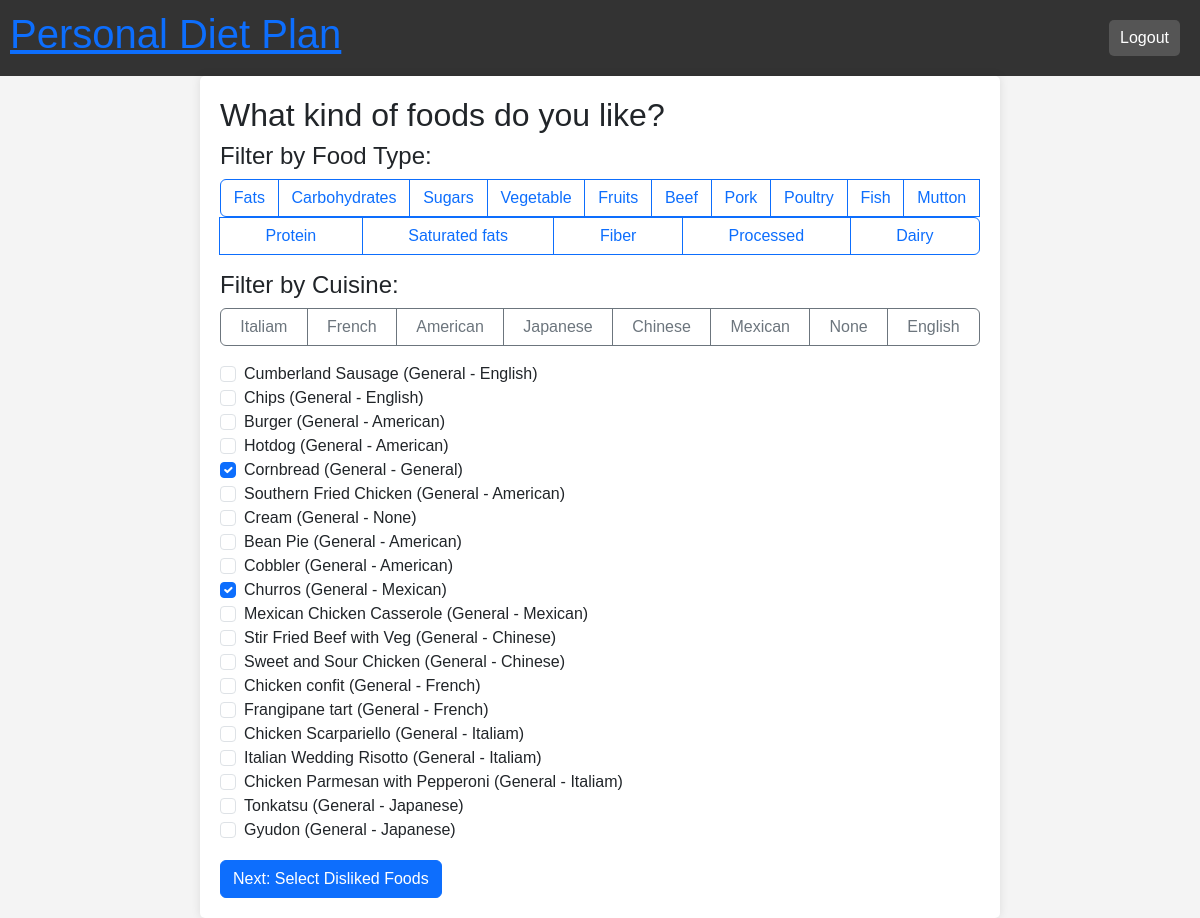
The page /liked-foods/?filter_type=Fats (signed in) on the database its author committed.
### webapp/models.py (models this page shows, shortened)
class FoodCategory(models.Model):
    name = models.CharField(max_length=50, unique=True)

class Cuisine(models.Model):
    name = models.CharField(max_length=50, unique=True)

class Food(models.Model):
    name = models.CharField(max_length=100, unique=True)
    food_types = models.ManyToManyField(FoodCategory, blank=True)
    cuisine = models.ForeignKey(Cuisine, on_delete=models.SET_NULL, null=True, blank=True)
    flavor_profile = models.ManyToManyField(FlavorProfile, blank=True);
    texture_profile = models.ManyToManyField(TextureProfile, blank=True);

class UserFoodSelection(models.Model):
    user = models.OneToOneField(User, on_delete=models.CASCADE, null=True)
    liked_foods = models.ManyToManyField(Food, blank=True, related_name="liked_by_users")
    disliked_foods = models.ManyToManyField(Food, blank=True, related_name="disliked_by_users")
    allergy = models.ManyToManyField(Allergy, blank=True, related_name="user_allergy")
    dietary_requirement = models.ManyToManyField(DietaryRequirement, blank=True, related_name="user_dietary_requirement")
    health_goals = models.ManyToManyField(HealthGoals, blank=True, related_name="user_health_goal")

### webapp/views.py (the view)
# urls.py: path("liked-foods/", views.liked_foods, name="liked_foods"),
@login_required
def liked_foods(request):
    foods = Food.objects.all()
    categories = FoodCategory.objects.all()
    cuisines = Cuisine.objects.all()
    user_selection, created = UserFoodSelection.objects.get_or_create(user=request.user)
    food_type = request.GET.get("filter_type")
    cuisine = request.GET.get("filter_cuisine")
    if food_type:
        foods = foods.filter(food_types__name=food_type)
    if cuisine:
        foods = foods.filter(cuisine__name=cuisine)
    if request.method == "POST":
        selected_food_ids = request.POST.getlist("foods")
        user_selection.liked_foods.set(selected_food_ids)
        return redirect("disliked_foods")
    return render(request, "liked_foods.html", {
        "foods": foods,
        "user_selection": user_selection,
        "categories": categories,
        "cuisines": cuisines
    })

### webapp/templates/liked_foods.html (shortened to what this page needs)
{% extends "base.html" %}
{% block content %}
<h2>What kind of foods do you like?</h2>
<h4>Filter by Food Type:</h4>
<div class="d-flex flex-wrap btn-group mb-3">
    {% for category in categories %}
        <a href="?filter_type={{ category.name }}" class="btn btn-outline-primary">{{ category.name }}</a>
    {% endfor %}
</div>
<h4>Filter by Cuisine:</h4>
<div class="d-flex flex-wrap btn-group mb-3">
    {% for cuisine in cuisines %}
        <a href="?filter_cuisine={{ cuisine.name }}" class="btn btn-outline-secondary">{{ cuisine.name }}</a>
    {% endfor %}
</div>
<form method="POST">
    <div class="form-check">
        {% for food in foods %}
            <input class="form-check-input" type="checkbox" name="foods" value="{{ food.id }}" id="food{{ food.id }}"
                {% if food in user_selection.liked_foods.all %}checked{% endif %}>
            <label class="form-check-label" for="food{{ food.id }}">
                {{ food.name }} ({{ food.food_type.name|default:"General" }} - {{ food.cuisine.name|default:"General" }})
            </label><br>
        {% endfor %}
    </div>
    <button type="submit" class="btn btn-primary mt-3">Next: Select Disliked Foods</button>
</form>
{% endblock %}

### webapp/static/style.css (style rules this page uses)
body { font-family: Arial, sans-serif; margin: 0; padding: 0; background-color: #f4f4f4; }

### rows shown on the page
FoodCategory: name "Fats"
FoodCategory: name "Carbohydrates"
FoodCategory: name "Sugars"
FoodCategory: name "Vegetable"
FoodCategory: name "Fruits"
FoodCategory: name "Beef"
FoodCategory: name "Pork"
FoodCategory: name "Poultry"
FoodCategory: name "Fish"
FoodCategory: name "Mutton"
FoodCategory: name "Protein"
FoodCategory: name "Saturated fats"
FoodCategory: name "Fiber"
FoodCategory: name "Processed"
FoodCategory: name "Dairy"
Cuisine: name "Italiam"
Cuisine: name "French"
Cuisine: name "American"
Cuisine: name "Japanese"
Cuisine: name "Chinese"
Cuisine: name "Mexican"
Cuisine: name "None"
Cuisine: name "English"
Food: name "Cumberland Sausage", food_type.name "General", cuisine.name "English"
Food: name "Chips", food_type.name "General", cuisine.name "English"
Food: name "Burger", food_type.name "General", cuisine.name "American"
Food: name "Hotdog", food_type.name "General", cuisine.name "American"
Food: foods "☑", name "Cornbread", food_type.name "General", cuisine.name "General"
Food: name "Southern Fried Chicken", food_type.name "General", cuisine.name "American"
Food: name "Cream", food_type.name "General", cuisine.name "None"
Food: name "Bean Pie", food_type.name "General", cuisine.name "American"
Food: name "Cobbler", food_type.name "General", cuisine.name "American"
Food: foods "☑", name "Churros", food_type.name "General", cuisine.name "Mexican"
Food: name "Mexican Chicken Casserole", food_type.name "General", cuisine.name "Mexican"
Food: name "Stir Fried Beef with Veg", food_type.name "General", cuisine.name "Chinese"
Food: name "Sweet and Sour Chicken", food_type.name "General", cuisine.name "Chinese"
Food: name "Chicken confit", food_type.name "General", cuisine.name "French"
Food: name "Frangipane tart", food_type.name "General", cuisine.name "French"
Food: name "Chicken Scarpariello", food_type.name "General", cuisine.name "Italiam"
Food: name "Italian Wedding Risotto", food_type.name "General", cuisine.name "Italiam"
Food: name "Chicken Parmesan with Pepperoni", food_type.name "General", cuisine.name "Italiam"
Food: name "Tonkatsu", food_type.name "General", cuisine.name "Japanese"
Food: name "Gyudon", food_type.name "General", cuisine.name "Japanese"
